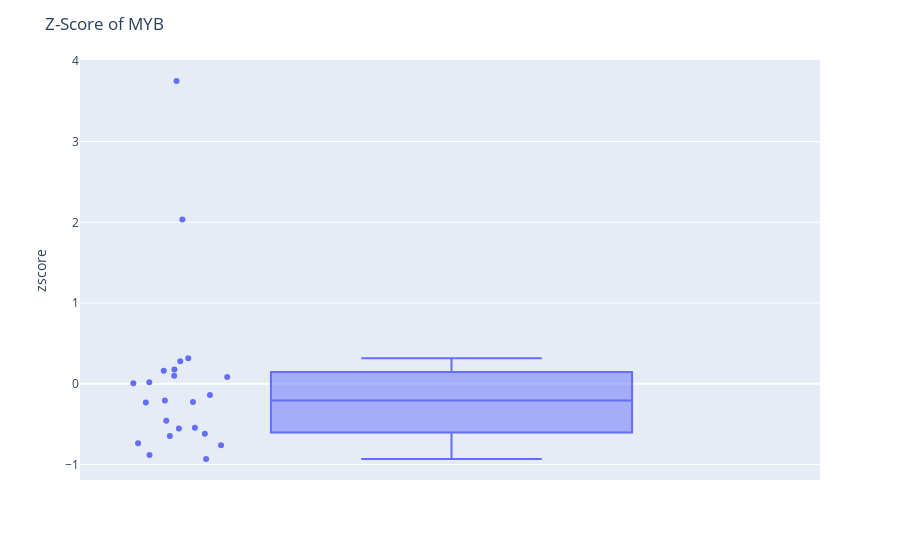
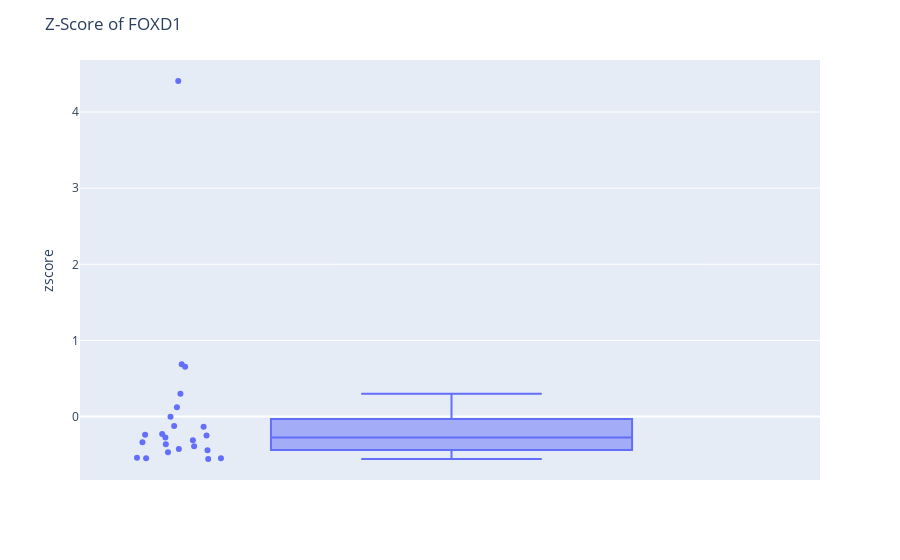
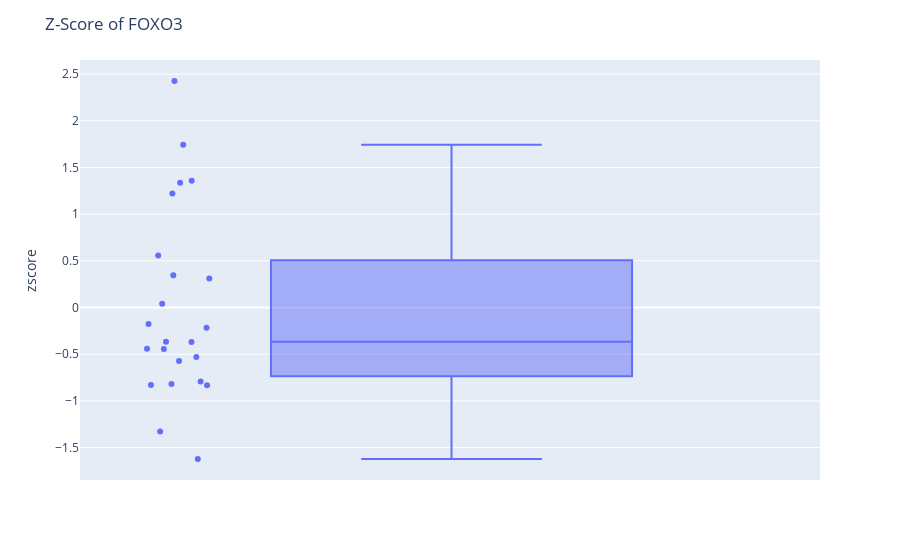

Here is the notebook cell these charts were saved with, in order:
### Code cell
for gene_or_tf in ["MYB", "FOXD1", "FOXO3"]:
    fig = px.box(eopc_zscore_dataframe, y=gene_or_tf, points="all")
    fig.update_layout(
        title = f"Z-Score of {gene_or_tf}",
        yaxis_title = "zscore"
    )
    fig.show()
    
    # fig = px.box(eopc_fpkm_dataframe, y=gene_or_tf, points="all")
    # fig.update_layout(
    #     title = f"FPKM of {gene_or_tf}",
    #     yaxis_title = "FPKM"
    # )
    # fig.show()

### Figure 1 — Plotly figure (JSON) as saved in the notebook; plotly's stock layout.template omitted (floating-point values rounded to 4 significant figures)
{"data": [{"alignmentgroup": "True", "boxpoints": "all", "hovertemplate": "MYB=%{y}<extra></extra>", "legendgroup": "", "marker": {"color": "#636efa"}, "name": "", "notched": false, "offsetgroup": "", "orientation": "v", "showlegend": false, "type": "box", "x0": " ", "xaxis": "x", "y": [0.1603, -0.6463, 0.1774, -0.7596, 3.75, 0.3182, -0.5433, -0.2241, 0.01955, 0.09849, -0.7355, -0.207, 0.00582, -0.5536, -0.9312, -0.4575, -0.6188, -0.231, 0.2804, 0.08476, -0.1383, -0.8831, 2.034], "y0": " ", "yaxis": "y"}], "layout": {"autosize": true, "boxmode": "group", "legend": {"tracegroupgap": 0}, "margin": {"t": 60}, "title": {"text": "Z-Score of MYB"}, "xaxis": {"anchor": "y", "autorange": true, "domain": [0, 1], "range": [-0.5029, 0.5], "type": "category"}, "yaxis": {"anchor": "x", "autorange": true, "domain": [0, 1], "range": [-1.191, 4.01], "title": {"text": "zscore"}, "type": "linear"}}}

### Figure 2 — Plotly figure (JSON) as saved in the notebook; plotly's stock layout.template omitted (floating-point values rounded to 4 significant figures)
{"data": [{"alignmentgroup": "True", "boxpoints": "all", "hovertemplate": "FOXD1=%{y}<extra></extra>", "legendgroup": "", "marker": {"color": "#636efa"}, "name": "", "notched": false, "offsetgroup": "", "orientation": "v", "showlegend": false, "type": "box", "x0": " ", "xaxis": "x", "y": [0.6886, -0.2301, -0.3626, -0.2389, 4.407, 0.1233, -0.1241, -0.0003841, -0.5569, -0.5481, -0.3891, -0.5481, -0.1329, -0.3361, 0.3, -0.4421, 0.6533, -0.4686, -0.2742, -0.3096, -0.4244, -0.2477, -0.5392], "y0": " ", "yaxis": "y"}], "layout": {"autosize": true, "boxmode": "group", "legend": {"tracegroupgap": 0}, "margin": {"t": 60}, "title": {"text": "Z-Score of FOXD1"}, "xaxis": {"anchor": "y", "autorange": true, "domain": [0, 1], "range": [-0.5029, 0.5], "type": "category"}, "yaxis": {"anchor": "x", "autorange": true, "domain": [0, 1], "range": [-0.8327, 4.683], "title": {"text": "zscore"}, "type": "linear"}}}

### Figure 3 — Plotly figure (JSON) as saved in the notebook; plotly's stock layout.template omitted (floating-point values rounded to 4 significant figures)
{"data": [{"alignmentgroup": "True", "boxpoints": "all", "hovertemplate": "FOXO3=%{y}<extra></extra>", "legendgroup": "", "marker": {"color": "#636efa"}, "name": "", "notched": false, "offsetgroup": "", "orientation": "v", "showlegend": false, "type": "box", "x0": " ", "xaxis": "x", "y": [2.426, -0.7912, -0.8191, 1.336, 1.222, 0.3101, 0.3468, -0.8308, -0.8338, -0.5298, -0.4417, -0.5724, 0.04137, -0.3654, 0.5582, -0.3698, -1.327, -1.622, 1.743, -0.4447, -0.1774, -0.2156, 1.357], "y0": " ", "yaxis": "y"}], "layout": {"autosize": true, "boxmode": "group", "legend": {"tracegroupgap": 0}, "margin": {"t": 60}, "title": {"text": "Z-Score of FOXO3"}, "xaxis": {"anchor": "y", "autorange": true, "domain": [0, 1], "range": [-0.5029, 0.5], "type": "category"}, "yaxis": {"anchor": "x", "autorange": true, "domain": [0, 1], "range": [-1.847, 2.651], "title": {"text": "zscore"}, "type": "linear"}}}
